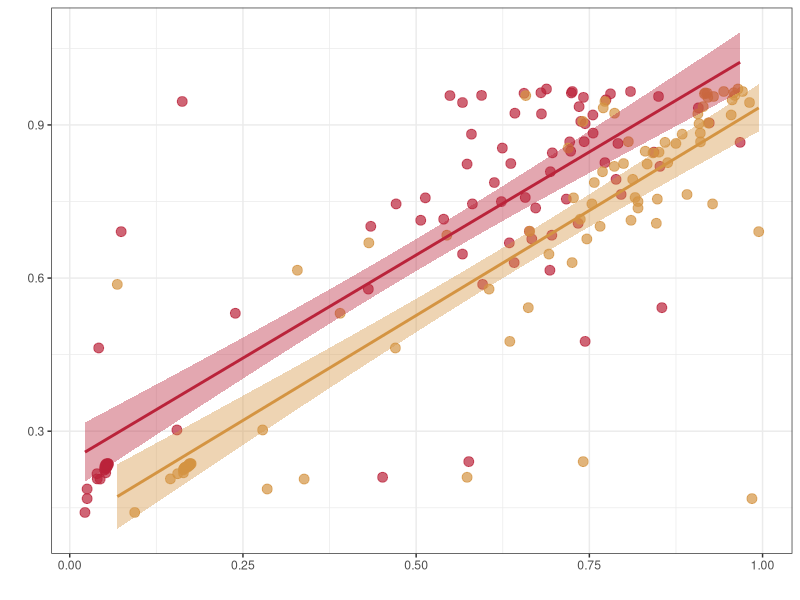

Generate this figure with R:
library(ggplot2)

dat <- read.table("Plot_Input.txt", header=T, sep='\t')

png('fitness.png', height=3, width=4, res=600, units='in')
ggplot(dat, aes(x=foc_val, y=com_val, fill=foc_id, color=foc_id)) + geom_point(size=3, show.legend=F, alpha=0.7) + theme_bw() + scale_color_manual(values=c('#ba233a', '#d49442'))+xlab("") + ylab("") + geom_smooth(method='lm', show.legend=F) + scale_fill_manual(values=c('#ba233a', '#d49442'))
dev.off()
